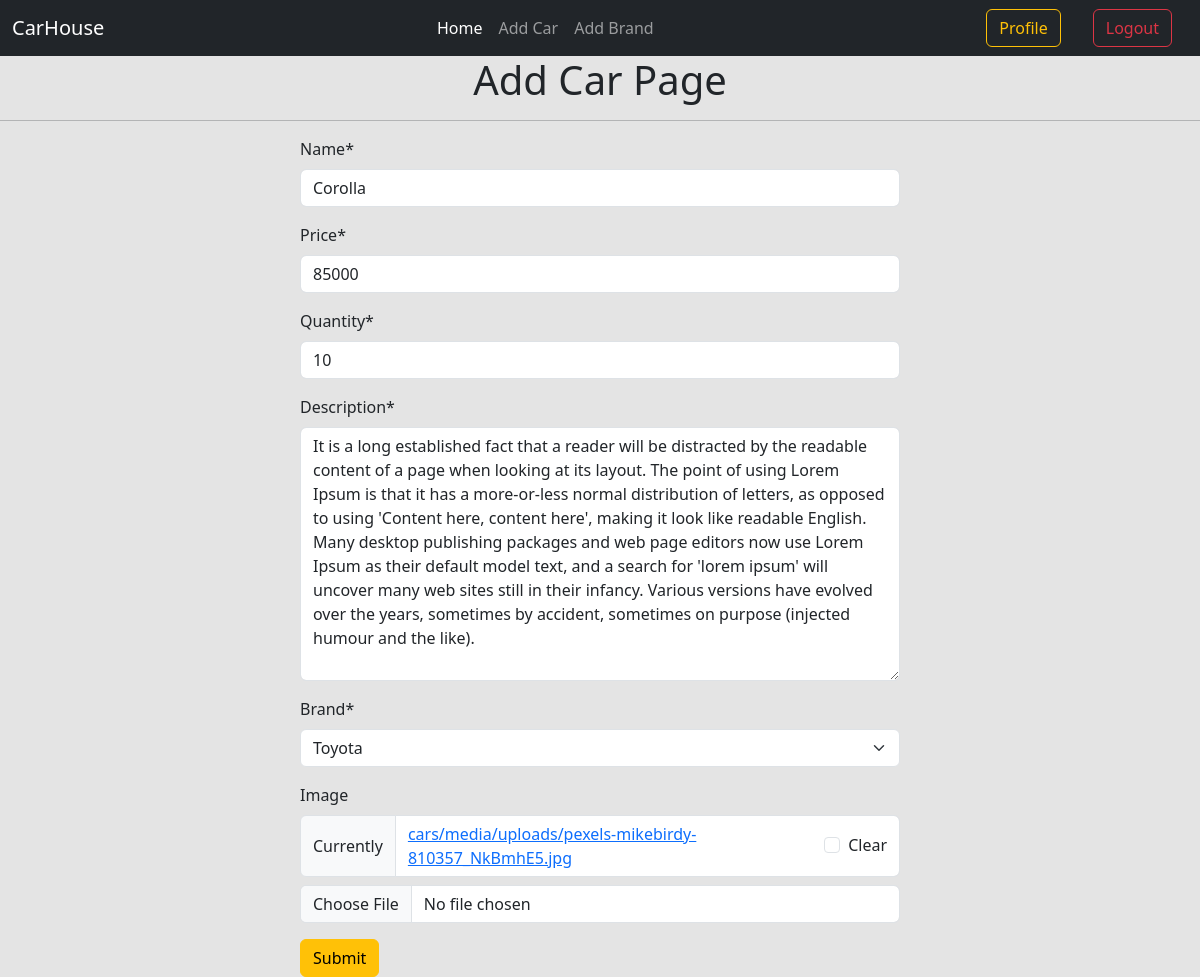
The app's page /car/edit/1/ (signed in) with its own data.
### cars/models.py (models this page shows, shortened)
class Car(models.Model):
    name = models.CharField(max_length=55)
    price = models.IntegerField()
    quantity = models.IntegerField(default=0)
    description = models.TextField(default="")
    brand = models.ForeignKey(Brand, on_delete=models.CASCADE) # One car will have multiple Brands, and multiple cars have in one Brand
    user = models.ForeignKey(User, on_delete=models.CASCADE)    # CASCADE will delete all the posts for this user
    image = models.ImageField(upload_to='cars/media/uploads/', blank=True, null=True)

### brands/models.py (models this page shows)
class Brand(models.Model):
    name = models.CharField(max_length=100)
    slug = models.SlugField(max_length=100, unique=True, null=True, blank=True)
    def __str__(self):
        return self.name

### cars/views.py (the view)
# urls.py: path('edit/<int:id>/', views.EditCarView.as_view(), name='edit_car'),
@method_decorator(login_required, name='dispatch')
class EditCarView(UpdateView):
    model = models.Car
    form_class = forms.CarForm
    template_name = 'add_car.html'  # Assigning the template
    pk_url_kwarg = 'id' # getting the id
    success_url = reverse_lazy('user_profile')   # redirect to the page

### cars/forms.py
class CarForm(forms.ModelForm):
    class Meta:
        model = Car
        exclude =['user']

### cars/templates/add_car.html (shortened to what this page needs)
{% extends "base.html" %}
{% load crispy_forms_tags %}
{% block content %}
    <div class="container text-center">
        <h1>Add Car Page</h1>
    </div>
    <hr>
    <form method='post' style="width:50%; margin:auto" enctype="multipart/form-data">
        {{form | crispy}}
        <button class="btn btn-warning" type="submit">Submit</button>
    </form>
{% endblock %}

### records on screen
Car: name "Corolla", price "85000", quantity "10", description "It is a long established fact that a reader will be distracted by the readable content of a page when looking at its layout. The point of using Lorem Ipsum is that it has a more-or-less normal distribution of letters, as opposed to using 'Content here, content here', making it look like readable English. Many desktop publishing packages and web page editors now use Lorem Ipsum as their default model text, and a search for 'lorem ipsum' will uncover many web sites still in their infancy. Various versions have evolved over the years, sometimes by accident, sometimes on purpose (injected humour and the like).", brand "Toyota"
